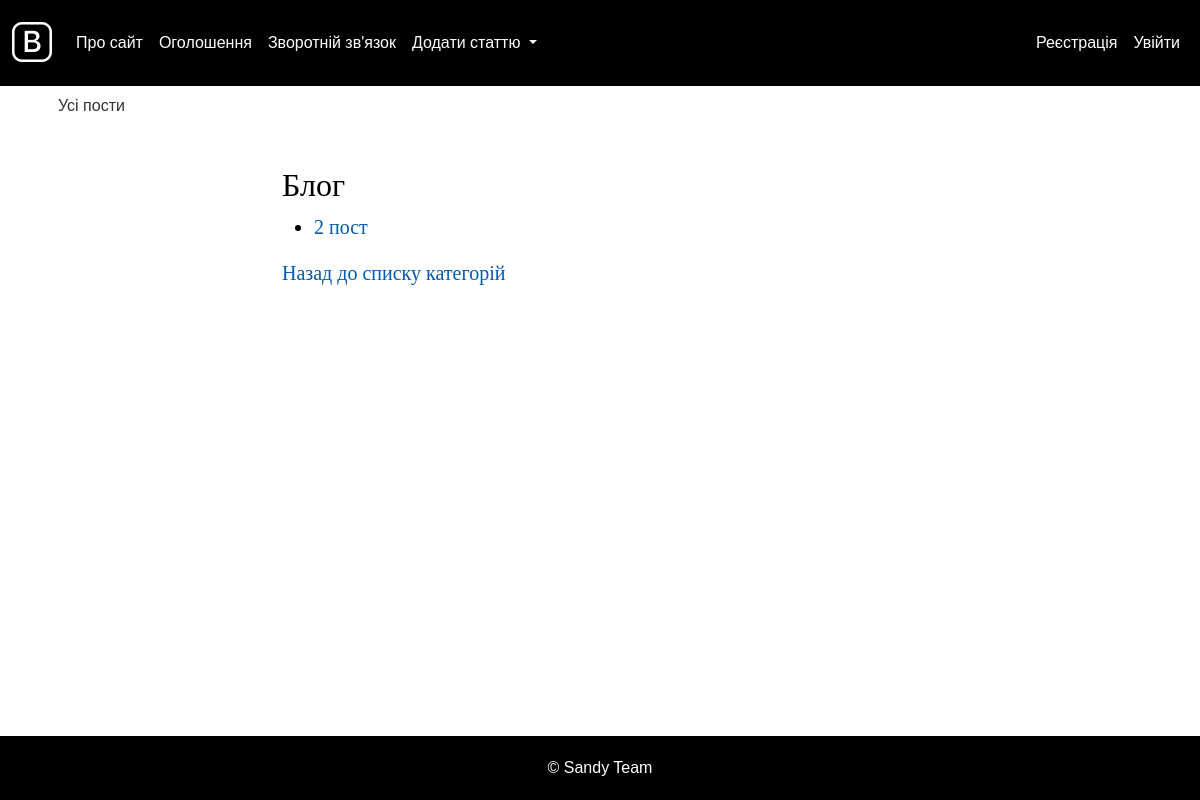
/category/3/posts/, run on an earlier commit of the app's database.
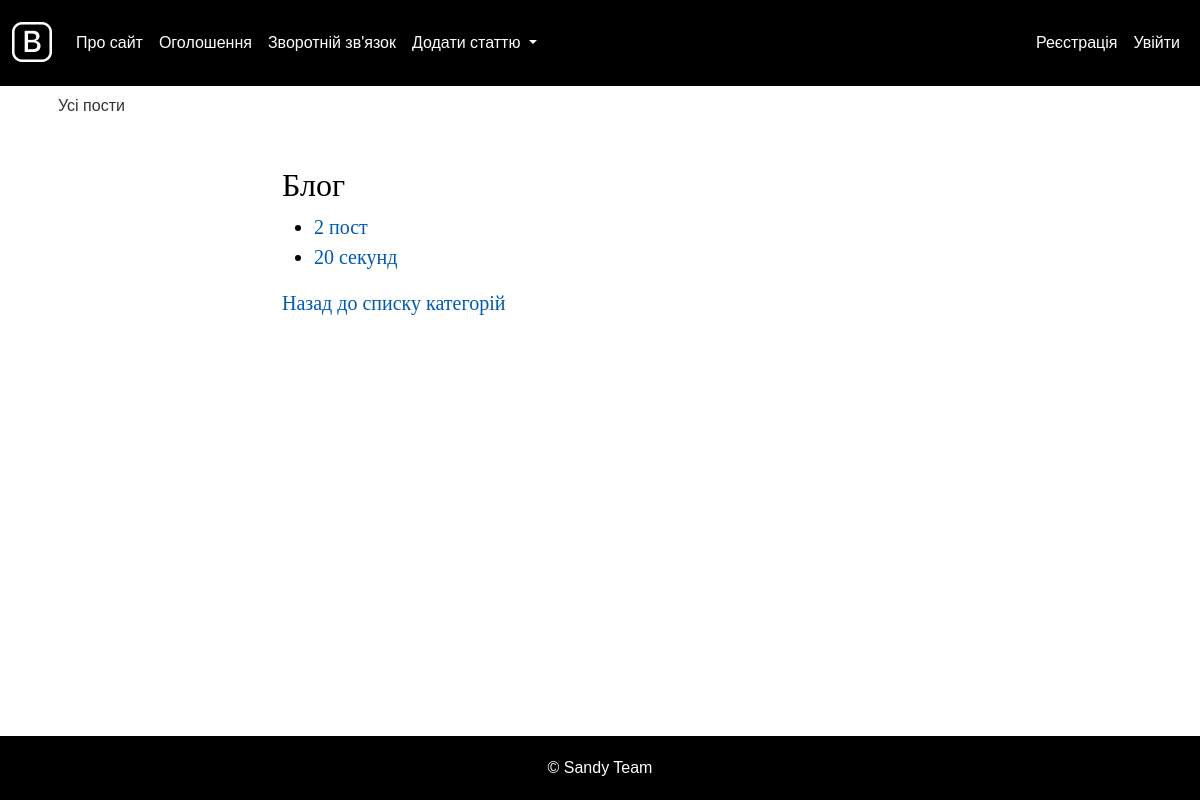
And on a later commit of the database.
### blog/models.py (models this page shows, shortened)
class Blog(models.Model):
    DRAFT = 'draft'
    PUBLISHED = 'published'
    STATUS_CHOICES = [
        (DRAFT, 'Чернетка'),
        (PUBLISHED, 'Опублікована'),
    ]
    title = models.CharField(max_length=255, verbose_name="Заголовок")
    slug = models.SlugField(max_length=255, unique=True, verbose_name="URL")
    content = models.TextField(blank=True, verbose_name="Текст статті")
    photo = models.ImageField(upload_to="photos/%Y/%m/%d/", verbose_name="Фото", blank=True, null=True)
    video = models.FileField(upload_to='videos/%Y/%m/%d/', verbose_name="Відео", blank=True, null=True)
    time_create = models.DateTimeField(auto_now_add=True, verbose_name="Час створення")
    time_update = models.DateTimeField(auto_now=True, verbose_name="Час оновлення")
    status = models.CharField(max_length=10, choices=STATUS_CHOICES, default=DRAFT, verbose_name="Статус")
    cat = models.ForeignKey('Category', on_delete=models.PROTECT, verbose_name="Категорія")
    author = models.ForeignKey(settings.AUTH_USER_MODEL, on_delete=models.CASCADE, related_name='posts', verbose_name="Автор", null=True)
    likes = models.ManyToManyField(settings.AUTH_USER_MODEL, related_name='liked_posts', blank=True, verbose_name="Лайки", through='PostLike')
    dislikes = models.ManyToManyField(settings.AUTH_USER_MODEL, related_name='disliked_posts', blank=True, verbose_name="Дизлайки", through='PostDislike')
    tags = TaggableManager()
    class Meta:
        verbose_name = 'Запис блогу'
        verbose_name_plural = 'Записи блогу'
        ordering = ['id']

### blog/views.py (the view)
# urls.py: path('category/<int:pk>/posts/', category_posts, name='category_posts'),
def category_posts(request, pk):
    category = get_object_or_404(Category, pk=pk)
    posts = Blog.objects.filter(cat=category, status='published')
    return render(request, 'category_posts.html', {'category': category, 'posts': posts})

### blog/templates/category_posts.html
{% extends 'base.html' %}
{% block content %}
<h2>{{ category.name }}</h2>
<ul>
    {% for post in posts %}
        <li>
            <a href="{% url 'post' post.slug %}">{{ post.title }}</a>
        </li>
    {% empty %}
        <li>Немає постів у цій категорії.</li>
    {% endfor %}
</ul>
<a href="{% url 'category_list' %}">Назад до списку категорій</a>
{% endblock %}

What changed in the data, as far as the page shows it:
added Blog: title "20 секунд"
